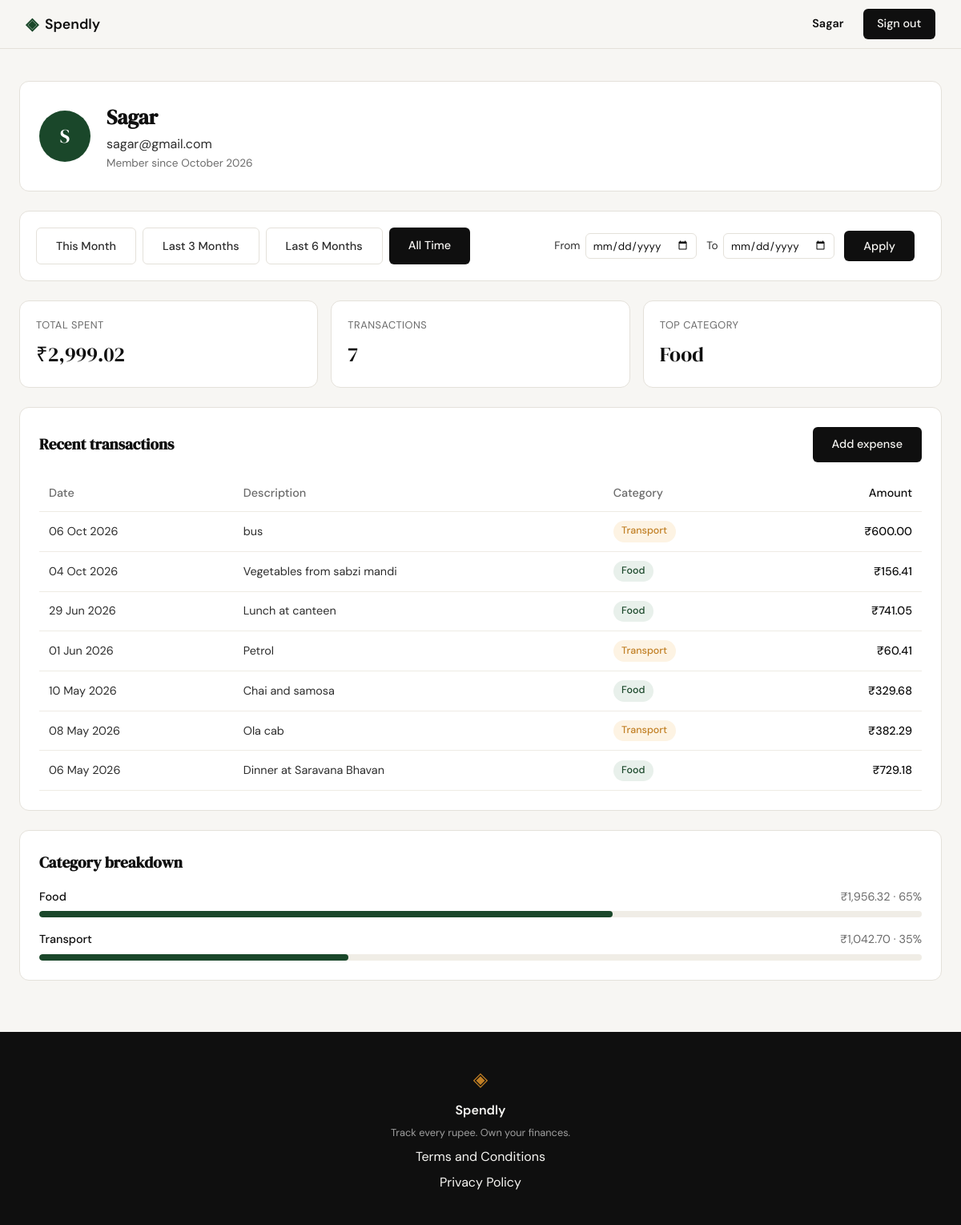
/profile (signed in), run on the app's committed database.
### tables this page shows
CREATE TABLE users (
                id INTEGER PRIMARY KEY AUTOINCREMENT,
                name TEXT NOT NULL,
                email TEXT NOT NULL UNIQUE,
                password_hash TEXT NOT NULL,
                created_at TEXT DEFAULT (datetime('now'))
            );

CREATE TABLE expenses (
                id INTEGER PRIMARY KEY AUTOINCREMENT,
                user_id INTEGER NOT NULL,
                amount REAL NOT NULL,
                category TEXT NOT NULL,
                date TEXT NOT NULL,
                description TEXT,
                created_at TEXT DEFAULT (datetime('now')),
                FOREIGN KEY (user_id) REFERENCES users(id)
            );

### app.py (the view)
@app.route("/profile")
def profile():
    user_id = session.get("user_id")
    if not user_id:
        return redirect(url_for("login"))
    user = queries.get_user_by_id(user_id)
    if user is None:
        session.clear()
        return redirect(url_for("login"))
    date_from, date_to, error = _resolve_date_filter(request.args)
    if error:
        flash(error, "error")
    presets = _build_presets(_today())
    return render_template(
        "profile.html",
        user=_build_user_ctx(user),
        stats=_build_stats_ctx(user_id, date_from, date_to),
        transactions=_build_transactions_ctx(user_id, date_from, date_to),
        categories=_build_categories_ctx(user_id, date_from, date_to),
        presets=presets,
        active_filter=_active_filter(date_from, date_to, presets),
        date_from=date_from,
        date_to=date_to,
    )

### app.py (called while the page is built)
@app.context_processor
def inject_current_user():
    user_id = session.get("user_id")
    return {"current_user": get_user_by_id(user_id) if user_id else None}

def _fmt_money(amount):
    return f"₹{amount:,.2f}"

def _build_user_ctx(user):
    parts = user["name"].split()
    initials = "".join(p[0] for p in parts[:2]).upper() or "?"
    return {**user, "initials": initials}

def _today():
    return datetime.now(ZoneInfo("Asia/Kolkata")).date()

def _months_back(d, n):
    index = d.year * 12 + (d.month - 1) - n
    year, month_zero = divmod(index, 12)
    day = min(d.day, calendar.monthrange(year, month_zero + 1)[1])
    return date(year, month_zero + 1, day)

def _build_presets(today):
    end = today.isoformat()
    return [
        {"key": "this_month", "label": "This Month",
         "params": {"date_from": today.replace(day=1).isoformat(), "date_to": end}},
        {"key": "last_3", "label": "Last 3 Months",
         "params": {"date_from": _months_back(today, 3).isoformat(), "date_to": end}},
        {"key": "last_6", "label": "Last 6 Months",
         "params": {"date_from": _months_back(today, 6).isoformat(), "date_to": end}},
        {"key": "all", "label": "All Time", "params": {}},
    ]

def _parse_date_param(raw):
    try:
        return datetime.strptime((raw or "").strip(), "%Y-%m-%d").date().isoformat()
    except ValueError:
        return None

def _resolve_date_filter(args):
    date_from = _parse_date_param(args.get("date_from"))
    date_to = _parse_date_param(args.get("date_to"))
    if not date_from or not date_to:
        return None, None, None
    if date_from > date_to:
        return None, None, "Start date must be before end date."
    return date_from, date_to, None

def _active_filter(date_from, date_to, presets):
    if not (date_from and date_to):
        return "all"
    for preset in presets:
        if preset["params"] == {"date_from": date_from, "date_to": date_to}:
            return preset["key"]
    return "custom"

def _build_transactions_ctx(user_id, date_from=None, date_to=None):
    return [
        {
            "date": datetime.strptime(row["date"], "%Y-%m-%d").strftime("%d %b %Y"),
            "description": row["description"],
            "category": row["category"].lower(),
            "category_label": row["category"],
            "amount": _fmt_money(row["amount"]),
        }
        for row in queries.get_recent_transactions(
            user_id, date_from=date_from, date_to=date_to
        )
    ]

### templates/profile.html (shortened to what this page needs)
{% extends "base.html" %}
{% block head %}
<link rel="stylesheet" href="{{ url_for('static', filename='css/profile.css') }}">
{% endblock %}
{% block content %}
<section class="profile-section">
    <div class="profile-inner">
        <div class="profile-card">
            <div class="avatar">{{ user.initials }}</div>
            <div class="profile-info">
                <h1 class="profile-name">{{ user.name }}</h1>
                <p class="profile-email">{{ user.email }}</p>
                <p class="profile-since">Member since {{ user.member_since }}</p>
            </div>
        </div>
        <div class="filter-bar">
            <nav class="filter-presets" aria-label="Date range presets">
                {% for p in presets %}
                <a href="{{ url_for('profile', **p.params) }}"
                   class="btn {{ 'btn-primary' if p.key == active_filter else 'btn-ghost' }}"
                   {% if p.key == active_filter %}aria-current="true"{% endif %}>{{ p.label }}</a>
                {% endfor %}
            </nav>
            <form class="filter-custom{% if active_filter == 'custom' %} is-active{% endif %}"
                  method="get" action="{{ url_for('profile') }}">
                <label class="filter-field">From
                    <input type="date" name="date_from" value="{{ date_from or '' }}" required>
                </label>
                <label class="filter-field">To
                    <input type="date" name="date_to" value="{{ date_to or '' }}" required>
                </label>
                <button type="submit" class="btn btn-primary">Apply</button>
            </form>
        </div>
        <div class="profile-stats">
            <div class="profile-stat">
                <span class="profile-stat-label">Total spent</span>
                <span class="profile-stat-value">{{ stats.total_spent }}</span>
            </div>
            <div class="profile-stat">
                <span class="profile-stat-label">Transactions</span>
                <span class="profile-stat-value">{{ stats.txn_count }}</span>
            </div>
            <div class="profile-stat">
                <span class="profile-stat-label">Top category</span>
                <span class="profile-stat-value">{{ stats.top_category }}</span>
            </div>
        </div>
        <div class="profile-panel">
            <div class="profile-panel-header">
                <h2 class="profile-panel-title">Recent transactions</h2>
                <a href="{{ url_for('add_expense') }}" class="btn btn-primary">Add expense</a>
            </div>
            {% if transactions %}
            <div class="txn-table-wrap">
                <table class="txn-table">
                    <thead>
                        <tr>
                            <th>Date</th>
                            <th>Description</th>
                            <th>Category</th>
                            <th class="txn-amount">Amount</th>
                        </tr>
                    </thead>
                    <tbody>
                        {% for t in transactions %}
                        <tr>
                            <td>{{ t.date }}</td>
                            <td>{{ t.description }}</td>
                            <td><span class="badge badge-{{ t.category }}">{{ t.category_label }}</span></td>
                            <td class="txn-amount">{{ t.amount }}</td>
                        </tr>
                        {% endfor %}
                    </tbody>
                </table>
            </div>
            {% else %}
            <p class="empty-state">No transactions in this period.</p>
            {% endif %}
        </div>
        <div class="profile-panel">
            <h2 class="profile-panel-title">Category breakdown</h2>
            {% if categories %}
            <ul class="cat-list">
                {% for c in categories %}
                <li class="cat-row">
                    <div class="cat-row-head">
                        <span class="cat-name">{{ c.name }}</span>
                        <span class="cat-amount">{{ c.amount }} · {{ c.percent }}%</span>
                    </div>
                    <div class="cat-bar-track">
                        <div class="cat-bar pct-{{ c.percent }}"></div>
                    </div>
                </li>
                {% endfor %}
            </ul>
            {% else %}
            <p class="empty-state">No spending in this period.</p>
            {% endif %}
        </div>
    </div>
</section>
{% endblock %}

### templates/base.html (shortened to what this page needs)
<!DOCTYPE html>
<html lang="en">
<head>
    <link rel="stylesheet" href="{{ url_for('static', filename='css/style.css') }}">
    {% block head %}{% endblock %}
</head>
<body>
    <nav class="navbar">
        <div class="nav-inner">
            <a href="{{ url_for('landing') }}" class="nav-brand">
                <span class="brand-icon">◈</span>
                <span class="brand-name">Spendly</span>
            </a>
            <div class="nav-links">
                {% if session.get('user_id') %}
                {% if current_user %}
                <a href="{{ url_for('profile') }}" class="nav-user">{{ current_user['name'] }}</a>
                {% endif %}
                <a href="{{ url_for('logout') }}" class="nav-cta">Sign out</a>
                {% else %}
                <a href="{{ url_for('login') }}">Sign in</a>
                <a href="{{ url_for('register') }}" class="nav-cta">Get started</a>
                {% endif %}
            </div>
        </div>
    </nav>
    <main class="main-content">
        {% block content %}{% endblock %}
    </main>
    <footer class="footer">
        <div class="footer-inner">
            <span class="brand-icon">◈</span>
            <span class="footer-name">Spendly</span>
            <p class="footer-copy">Track every rupee. Own your finances.</p>
            <a href="{{ url_for('terms') }}">Terms and Conditions</a>
            <a href="{{ url_for('privacy') }}">Privacy Policy</a>
        </div>
    </footer>
</body>
</html>

### static/css/style.css (style rules this page uses)
:root { --ink: #0f0f0f; --ink-soft: #2d2d2d; --ink-muted: #6b6b6b; --ink-faint: #a0a0a0; --paper: #f7f6f3; --paper-warm: #f0ede6; --paper-card: #ffffff; --accent: #1a472a; --accent-light: #e8f0eb; --accent-2: #c17f24; --accent-2-light: #fdf3e3; --danger: #c0392b; --danger-light: #fdecea; --border: #e4e1da; --border-soft: #eeebe4; --font-display: 'DM Serif Display', Georgia, serif; --font-body: 'DM Sans', system-ui, sans-serif; --max-width: 1200px; --auth-width: 440px; --radius-sm: 6px; --radius-md: 12px; --radius-lg: 20px; }
*, *::before, *::after { box-sizing: border-box; margin: 0; padding: 0; }
html { font-size: 16px; scroll-behavior: smooth; }
body { background: var(--paper); color: var(--ink); font-family: var(--font-body); font-size: 1rem; line-height: 1.6; -webkit-font-smoothing: antialiased; }
a { color: inherit; text-decoration: none; }
.navbar { position: sticky; top: 0; z-index: 100; background: var(--paper); border-bottom: 1px solid var(--border); padding: 0 2rem; }
.nav-inner { max-width: var(--max-width); margin: 0 auto; height: 60px; display: flex; align-items: center; justify-content: space-between; }
.nav-brand { display: flex; align-items: center; gap: 0.5rem; font-family: var(--font-body); font-weight: 600; font-size: 1.1rem; color: var(--ink); }
.brand-icon { color: var(--accent); font-size: 1.3rem; }
.brand-name { color: var(--ink); }
.nav-links { display: flex; align-items: center; gap: 1.5rem; font-size: 0.9rem; font-weight: 500; }
.nav-links a { color: var(--ink-muted); transition: color 0.2s; }
.nav-cta { background: var(--ink) !important; color: var(--paper) !important; padding: 0.45rem 1.1rem; border-radius: var(--radius-sm); transition: background 0.2s !important; }
.nav-user { color: var(--ink) !important; font-weight: 600; }
.main-content { min-height: calc(100vh - 60px - 100px); }
.btn-primary { display: inline-block; background: var(--ink); color: var(--paper); padding: 0.65rem 1.5rem; border-radius: var(--radius-sm); font-family: var(--font-body); font-size: 0.9rem; font-weight: 500; cursor: pointer; border: none; transition: background 0.2s; text-decoration: none; }
.btn-ghost { display: inline-block; background: transparent; color: var(--ink-soft); padding: 0.65rem 1.5rem; border-radius: var(--radius-sm); font-size: 0.9rem; font-weight: 500; border: 1px solid var(--border); transition: all 0.2s; text-decoration: none; }
.footer { background: var(--ink); color: var(--paper); padding: 2.5rem 2rem; text-align: center; }
.footer-inner { display: flex; flex-direction: column; align-items: center; gap: 0.4rem; }
.footer .brand-icon { color: var(--accent-2); font-size: 1.5rem; }
.footer-name { font-weight: 600; font-size: 1rem; }
.footer-copy { font-size: 0.8rem; color: var(--ink-faint); }

### data on the page
users: name "Sagar", email "sagar@gmail.com"
expenses: date "06 Oct 2026", description "bus", category_label "Transport", amount "₹600.00"
expenses: date "04 Oct 2026", description "Vegetables from sabzi mandi", category_label "Food", amount "₹156.41"
expenses: date "29 Jun 2026", description "Lunch at canteen", category_label "Food", amount "₹741.05"
expenses: date "01 Jun 2026", description "Petrol", category_label "Transport", amount "₹60.41"
expenses: date "10 May 2026", description "Chai and samosa", category_label "Food", amount "₹329.68"
expenses: date "08 May 2026", description "Ola cab", category_label "Transport", amount "₹382.29"
expenses: date "06 May 2026", description "Dinner at Saravana Bhavan", category_label "Food", amount "₹729.18"

### other printed values
{{ user.initials }} "S"
{{ user.member_since }} "October 2026"
{{ p.label }} "This Month" "Last 3 Months" "Last 6 Months" "All Time"
{{ stats.total_spent }} "₹2,999.02"
{{ stats.txn_count }} "7"
{{ stats.top_category }} "Food"
{{ c.name }} "Food" "Transport"
{{ c.amount }} "₹1,956.32" "₹1,042.70"
{{ c.percent }} "65" "35"
